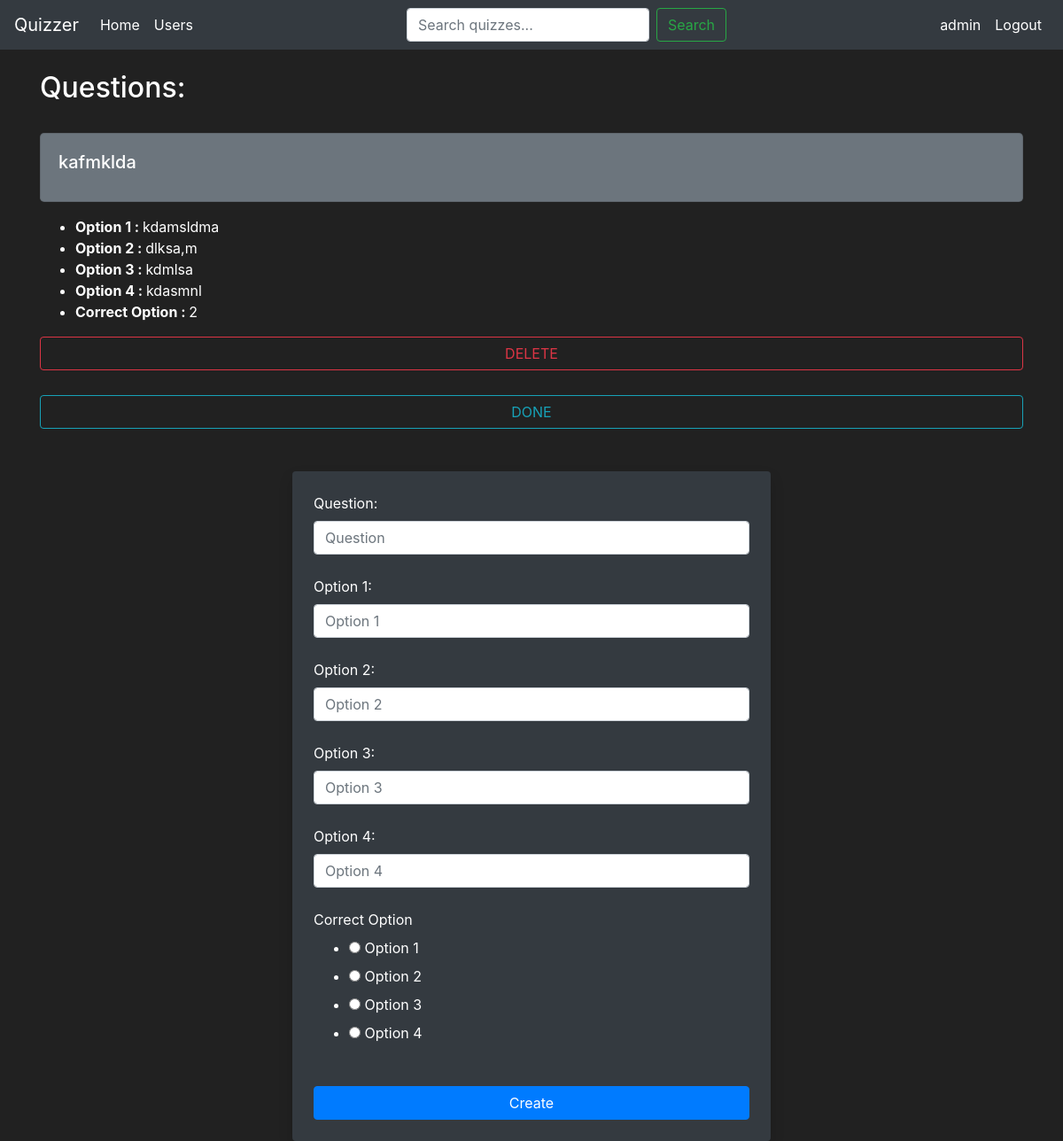
Before: /AddQuestion/1 (signed in) with the older database file.
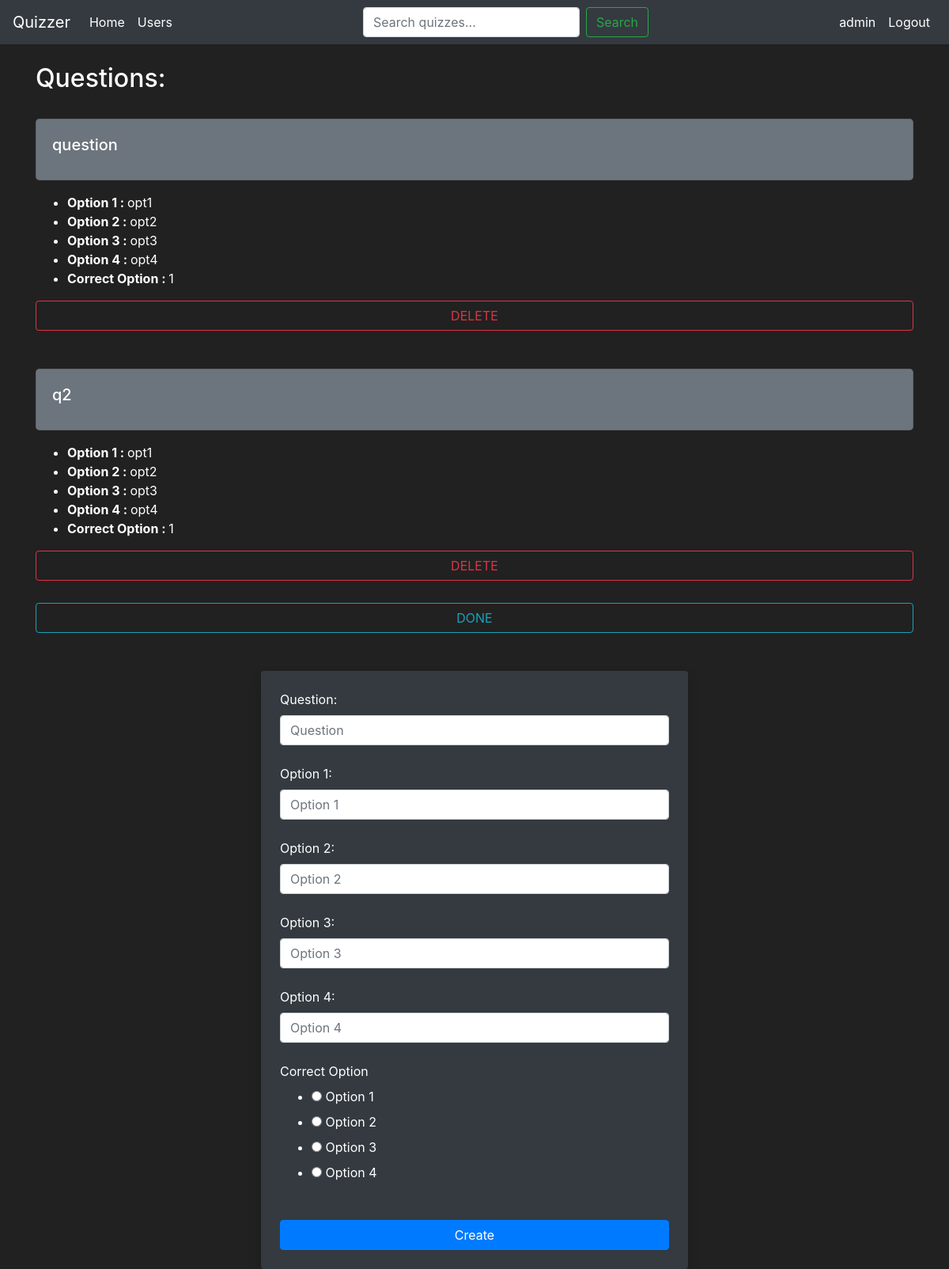
After: the same page with the newer database file.
### models.py (models this page shows)
class Questions(db.Model):
    id = db.Column(db.Integer, primary_key=True)
    quiz_id = db.Column(db.Integer, db.ForeignKey('quiz.id'), nullable=False)
    question_statement = db.Column(db.String(500), nullable=False)
    correct_option = db.Column(db.Integer, nullable=False)
    option1 = db.Column(db.String(50), nullable=False)
    option2 = db.Column(db.String(50), nullable=False)
    option3 = db.Column(db.String(50), nullable=False)
    option4 = db.Column(db.String(50), nullable=False)

### routes.py (the view, shortened to what this page needs)
@app.route('/AddQuestion/<qid>', methods=['POST','GET'])
@login_required
def questioncre(qid):
    cid=Quiz.query.filter_by(id=qid).first().chapter_id
    if current_user.email=="admin":
        form=createQuesForm()
        form.qid=qid
        questions=Questions.query.filter_by(quiz_id=qid).all()
        if form.errors != {}:
            for err_msg in form.errors.values():
                flash(f'{err_msg[0]}', category='danger')
        return render_template("questioncre.html",form=form,questions=questions,cid=cid)
    return redirect(url_for('quizzes', cid=cid))

### forms.py
class createQuesForm(FlaskForm):
    question_statement=StringField(label='Question:', validators=[Length(min=2, max=500), DataRequired()])
    correct_option=RadioField('Correct Option', choices=[(1, 'Option 1'), (2, 'Option 2'), (3, 'Option 3'), (4, 'Option 4')], validators=[DataRequired()])
    option1=StringField(label='Option 1:', validators=[Length(min=2, max=10), DataRequired()])
    option2=StringField(label='Option 2:', validators=[Length(min=2, max=10), DataRequired()])
    option3=StringField(label='Option 3:', validators=[Length(min=2, max=10), DataRequired()])
    option4=StringField(label='Option 4:', validators=[Length(min=2, max=10), DataRequired()])
    submit=SubmitField(label='Submit')

### models.py (called while the page is built)
@login_manager.user_loader
def load_user(user_id):
    return User.query.get(int(user_id))

### templates/questioncre.html (shortened to what this page needs)
{% extends "base.html" %}
{% block body %}
<div class="container mt-4">
    <div class="d-flex justify-content-between align-items-center ">
        <h2>Questions:</h2>
    </div>
    {%for question in questions%}
        <div>
            <div class="card bg-secondary text-white rounded-lg mt-4">
                <div class="card-body">
                    <h5 class="card-title">{{question.question_statement}}</h5>
                </div>
            </div>
            <div>
                <ul class="mt-3">
                    <li><b>Option 1 : </b>{{question.option1}}</li>
                    <li><b>Option 2 : </b>{{question.option2}}</li>
                    <li><b>Option 3 : </b>{{question.option3}}</li>
                    <li><b>Option 4 : </b>{{question.option4}}</li>
                    <li><b>Correct Option : </b>{{question.correct_option}}</li>
                </ul>
            </div>
            {%if current_user.email=='admin'%}
                    <a href="{{url_for('quesdel',quesid=question.id)}}" class="btn btn-outline-danger btn-block mt-1">DELETE</a>
            {%endif%}
            <br>
        </div>
    {%endfor%}
    {%if questions != []%}
        <a href="{{url_for('quizzes',cid=cid)}}" class="btn btn-outline-info btn-block mt-1">DONE</a>
    {%endif%}
    <div class="container d-flex justify-content-center align-items-center mt-5">
        <form method="POST" class="form-register w-50 p-4 rounded shadow bg-dark text-white" style="color:white">
        {{form.question_statement.label()}}
        {{form.question_statement(class="form-control",placeholder="Question")}}
        <br>
        {{form.option1.label()}}
        {{form.option1(class="form-control",placeholder="Option 1")}}
        <br>
        {{form.option2.label()}}
        {{form.option2(class="form-control",placeholder="Option 2")}}
        <br>
        {{form.option3.label()}}
        {{form.option3(class="form-control",placeholder="Option 3")}}
        <br>
        {{form.option4.label()}}
        {{form.option4(class="form-control",placeholder="Option 4")}}
        <br>
        {{form.correct_option.label()}}
        {{form.correct_option()}}
        <br>
        {{form.submit(class="btn btn-md btn-primary btn-block", value="Create")}}
    </form>
</div>
{%endblock%}

Changed rows visible on the page:
removed Questions: question_statement "kafmklda", option1 "kdamsldma", option2 "dlksa,m", option3 "kdmlsa", option4 "kdasmnl", correct_option "2"
added Questions: question_statement "question", option1 "opt1", option2 "opt2", option3 "opt3", option4 "opt4", correct_option "1"
added Questions: question_statement "q2", option1 "opt1", option2 "opt2", option3 "opt3", option4 "opt4", correct_option "1"
